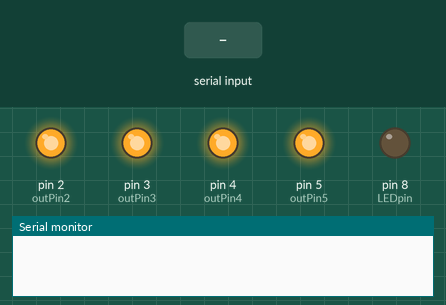
This sketch was run on a simulated Arduino Uno, built with avr-gcc and run on an emulated ATmega328P. On the bench: output pins drawn as LEDs (lit = HIGH), the last lines printed to the serial monitor. Inputs (shaded band) come from the test bench.

Above: at 1.2 s.
1.3 s: "0" received over Serial
At 2.0 s:
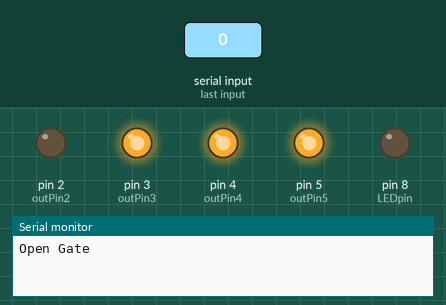
3.8 s: "1" received over Serial
At 4.6 s:
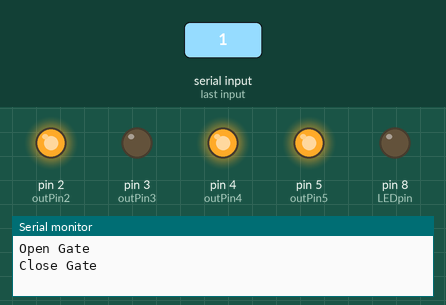
6.3 s: "2" received over Serial
At 7.0 s:
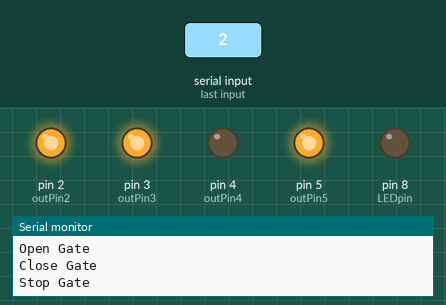
8.8 s: "3" received over Serial
At 9.6 s:
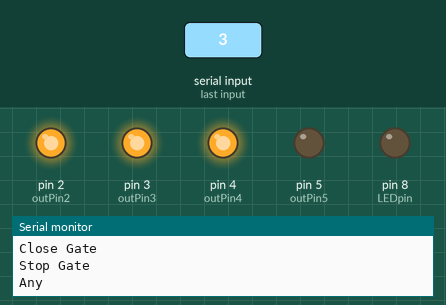
11.3 s: "9" received over Serial
At 12.0 s:
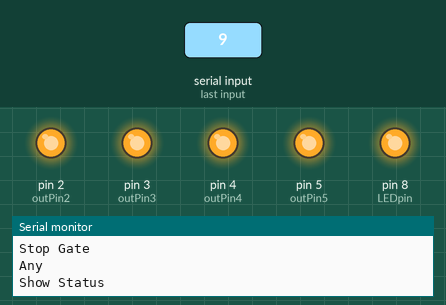
Timing chart, 0 to 14.3 s (numbered marks = the images above; inputs shaded):
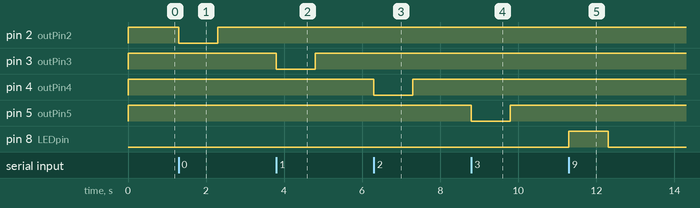

The sketch:

control.ino
```cpp
  int outPin2 = 2; // Open
  int outPin3 = 3; // Close
  int outPin4 = 4; // Stop
  int outPin5 = 5; // Any
  int LEDpin = 8; // Status

void turnon_port(char inChar){
  switch(inChar){
       case '0'://Open Gate
          Serial.println("Open Gate");
          toggle(outPin2,false);
          break;
       case '1'://Close Gate
          Serial.println("Close Gate");
          toggle(outPin3,false);
          break;
       case '2'://Stop Gate
          Serial.println("Stop Gate");
          toggle(outPin4,false);
          break;
       case '3'://Stop Gate
          Serial.println("Any");
          toggle(outPin5,false);
          break;
      case '9'://Show Status
          Serial.println("Show Status");
          toggle(LEDpin,true);
          break;
      }
}

void toggle(int inPort,bool bState){
  if (bState == false){
      digitalWrite(inPort, LOW);       // sets the digital pin 13 on
      delay(1000);                  // waits for a second
      digitalWrite(inPort, HIGH);        // sets the digital pin 13 off
  }

  if (bState){
      digitalWrite(inPort, HIGH);       // sets the digital pin 13 on
      delay(1000);                  // waits for a second
      digitalWrite(inPort, LOW);        // sets the digital pin 13 off
  }


}


void setup() {
//  Set Port to Output Mode
  pinMode(outPin2, OUTPUT);
  pinMode(outPin3, OUTPUT);
  pinMode(outPin4, OUTPUT);
  pinMode(outPin5, OUTPUT);
  pinMode(LEDpin, OUTPUT);
//  Set to HIGH
  digitalWrite(outPin2, HIGH);
  digitalWrite(outPin3, HIGH);
  digitalWrite(outPin4, HIGH);
  digitalWrite(outPin5, HIGH);
  digitalWrite(LEDpin, LOW);
//  Initial Serial port
  Serial.begin(9600);
}
void loop() {

     if (Serial.available())
     {
      char inChar = Serial.read();
      turnon_port (inChar);
     }
}
```

Measured:
- after the input at 1.3 s, pin 2 (outPin2): HIGH → LOW at once, → HIGH 1.0 s later
- after the input at 3.8 s, pin 3 (outPin3): HIGH → LOW at once, → HIGH 1.0 s later
- after the input at 6.3 s, pin 4 (outPin4): HIGH → LOW at once, → HIGH 1.0 s later
- after the input at 8.8 s, pin 5 (outPin5): HIGH → LOW at once, → HIGH 1.0 s later
- after the input at 11.3 s, pin 8 (LEDpin): LOW → HIGH at once, → LOW 1.0 s later
